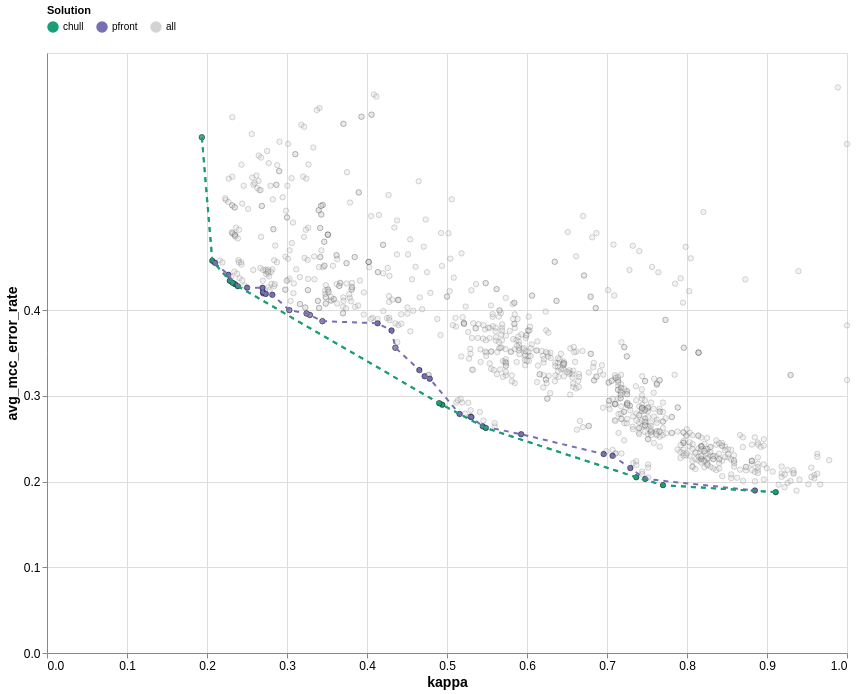

The cell this chart's notebook holds for it:
### Code cell
fold = 'fold_0'
error_metric = 'mcc'  # 'mcc' or 'f1'
obj_1 = 'kappa' # mean_kappa or kappa
obj_2 = f'avg_{error_metric}_error_rate'
data = solutions_heterogeneous_df[solutions_heterogeneous_df['fold']==fold].copy()  # Use the first fold for visualization
per_fold_chart = draw_kappa_error_diagram(data, obj_1, obj_2)
per_fold_chart#.save('figures/per_fold_kappa_error_chart_mcc.pdf')

### Figure 1 — Vega-Lite specification as saved in the notebook (floating-point values rounded to 4 significant figures; data arrays with more than 128 entries replaced by an {"elided": "..."} marker saying what was removed)
{"config": {"view": {"continuousWidth": 300, "continuousHeight": 300}, "axis": {"labelFontSize": 12, "titleFontSize": 14}}, "layer": [{"data": {"name": "data-058bbf3485d831b9eed5687ad58cf78c"}, "mark": {"type": "circle", "size": 30, "stroke": "black", "strokeWidth": 0.5}, "encoding": {"color": {"field": "color_label", "legend": {"orient": "top", "title": "Solution"}, "scale": {"domain": ["chull", "pfront", "all"], "range": ["#1b9e77", "#7570b3", "lightgrey"]}, "type": "nominal"}, "opacity": {"condition": {"test": "(datum.color_label === 'all')", "value": 0.3}, "value": 1.0}, "tooltip": [{"field": "pair_id", "type": "nominal"}, {"field": "kappa", "type": "quantitative"}, {"field": "avg_mcc_error_rate", "type": "quantitative"}, {"field": "Adjusted_RV", "type": "quantitative"}], "x": {"axis": {"values": [0.0, 0.1, 0.2, 0.3, 0.4, 0.5, 0.6, 0.7, 0.8, 0.9, 1.0]}, "field": "kappa", "title": "kappa", "type": "quantitative"}, "y": {"axis": {"values": [0, 0.1, 0.2, 0.3, 0.4]}, "field": "avg_mcc_error_rate", "title": "avg_mcc_error_rate", "type": "quantitative"}}}, {"data": {"name": "data-12754afeaa11b510e9b434599bf7ab4c"}, "mark": {"type": "line", "point": false, "strokeDash": [5, 5]}, "encoding": {"color": {"field": "color_label", "legend": {"orient": "top", "title": "Solution"}, "scale": {"domain": ["chull", "pfront", "all"], "range": ["#1b9e77", "#7570b3", "lightgrey"]}, "type": "nominal"}, "tooltip": [{"field": "pair_id", "type": "nominal"}, {"field": "kappa", "type": "quantitative"}, {"field": "avg_mcc_error_rate", "type": "quantitative"}, {"field": "Adjusted_RV", "type": "quantitative"}], "x": {"axis": {"values": [0.0, 0.1, 0.2, 0.3, 0.4, 0.5, 0.6, 0.7, 0.8, 0.9, 1.0]}, "field": "kappa", "title": "kappa", "type": "quantitative"}, "y": {"axis": {"values": [0, 0.1, 0.2, 0.3, 0.4]}, "field": "avg_mcc_error_rate", "title": "avg_mcc_error_rate", "type": "quantitative"}}}, {"data": {"name": "data-472146b43ea81f0a76e1a65a727daaf2"}, "mark": {"type": "line", "point": false, "strokeDash": [5, 5]}, "encoding": {"color": {"field": "color_label", "legend": {"orient": "top", "title": "Solution"}, "scale": {"domain": ["chull", "pfront", "all"], "range": ["#1b9e77", "#7570b3", "lightgrey"]}, "type": "nominal"}, "tooltip": [{"field": "pair_id", "type": "nominal"}, {"field": "kappa", "type": "quantitative"}, {"field": "avg_mcc_error_rate", "type": "quantitative"}, {"field": "Adjusted_RV", "type": "quantitative"}], "x": {"axis": {"values": [0.0, 0.1, 0.2, 0.3, 0.4, 0.5, 0.6, 0.7, 0.8, 0.9, 1.0]}, "field": "kappa", "title": "kappa", "type": "quantitative"}, "y": {"axis": {"values": [0, 0.1, 0.2, 0.3, 0.4]}, "field": "avg_mcc_error_rate", "title": "avg_mcc_error_rate", "type": "quantitative"}}}], "height": 600, "width": 800, "$schema": "https://vega.github.io/schema/vega-lite/v6.4.1.json", "datasets": {"data-058bbf3485d831b9eed5687ad58cf78c": {"elided": "946 records"}, "data-12754afeaa11b510e9b434599bf7ab4c": [{"fold": "fold_0", "pair_id": "Kmer-1/RandomForest&Kmer-5/SVM", "pair_1": "Kmer-1/RandomForest", "pair_2": "Kmer-5/SVM", "kappa": 0.3286, "mcc_error_rate_1": 0.5938, "f1_error_rate_1": 0.2835, "mcc_error_rate_2": 0.1949, "f1_error_rate_2": 0.09833, "avg_mcc_error_rate": 0.3944, "avg_f1_error_rate": 0.1909, "Adjusted_RV": 0.9444, "pfront": 16, "chull_complete": -1, "chull": -1, "dataname": "benbow", "color_label": "pfront"}, {"fold": "fold_0", "pair_id": "Kmer-1/RandomForest&Kmer-6/SVM", "pair_1": "Kmer-1/RandomForest", "pair_2": "Kmer-6/SVM", "kappa": 0.3245, "mcc_error_rate_1": 0.5938, "f1_error_rate_1": 0.2835, "mcc_error_rate_2": 0.1984, "f1_error_rate_2": 0.1, "avg_mcc_error_rate": 0.3961, "avg_f1_error_rate": 0.1917, "Adjusted_RV": 0.9235, "pfront": 15, "chull_complete": -1, "chull": -1, "dataname": "benbow", "color_label": "pfront"}, {"fold": "fold_0", "pair_id": "Kmer-1/RandomForest&Kmer-7/SVM", "pair_1": "Kmer-1/RandomForest", "pair_2": "Kmer-7/SVM", "kappa": 0.3443, "mcc_error_rate_1": 0.5938, "f1_error_rate_1": 0.2835, "mcc_error_rate_2": 0.1804, "f1_error_rate_2": 0.09125, "avg_mcc_error_rate": 0.3871, "avg_f1_error_rate": 0.1874, "Adjusted_RV": 0.8903, "pfront": 17, "chull_complete": -1, "chull": -1, "dataname": "benbow", "color_label": "pfront"}, {"fold": "fold_0", "pair_id": "Kmer-1/RandomForest&TCC/RandomForest", "pair_1": "Kmer-1/RandomForest", "pair_2": "TCC/RandomForest", "kappa": 0.1936, "mcc_error_rate_1": 0.5938, "f1_error_rate_1": 0.2835, "mcc_error_rate_2": 0.6094, "f1_error_rate_2": 0.3166, "avg_mcc_error_rate": 0.6016, "avg_f1_error_rate": 0.3, "Adjusted_RV": 0.9093, "pfront": 0, "chull_complete": 4, "chull": 0, "dataname": "benbow", "color_label": "chull"}, {"fold": "fold_0", "pair_id": "Kmer-1/RandomForest&RCKmer-7/SVM", "pair_1": "Kmer-1/RandomForest", "pair_2": "RCKmer-7/SVM", "kappa": 0.3029, "mcc_error_rate_1": 0.5938, "f1_error_rate_1": 0.2835, "mcc_error_rate_2": 0.2062, "f1_error_rate_2": 0.1041, "avg_mcc_error_rate": 0.4, "avg_f1_error_rate": 0.1938, "Adjusted_RV": 0.8925, "pfront": 14, "chull_complete": -1, "chull": -1, "dataname": "benbow", "color_label": "pfront"}, {"fold": "fold_0", "pair_id": "Kmer-4/SVM&Kmer-7/SVM", "pair_1": "Kmer-4/SVM", "pair_2": "Kmer-7/SVM", "kappa": 0.8849, "mcc_error_rate_1": 0.1988, "f1_error_rate_1": 0.1004, "mcc_error_rate_2": 0.1804, "f1_error_rate_2": 0.09125, "avg_mcc_error_rate": 0.1896, "avg_f1_error_rate": 0.09581, "Adjusted_RV": 0.9747, "pfront": 38, "chull_complete": -1, "chull": -1, "dataname": "benbow", "color_label": "pfront"}, {"fold": "fold_0", "pair_id": "Kmer-4/SVM&Mismatch/RandomForest", "pair_1": "Kmer-4/SVM", "pair_2": "Mismatch/RandomForest", "kappa": 0.5447, "mcc_error_rate_1": 0.1988, "f1_error_rate_1": 0.1004, "mcc_error_rate_2": 0.3301, "f1_error_rate_2": 0.1755, "avg_mcc_error_rate": 0.2644, "avg_f1_error_rate": 0.138, "Adjusted_RV": 0.06116, "pfront": 29, "chull_complete": -1, "chull": -1, "dataname": "benbow", "color_label": "pfront"}, {"fold": "fold_0", "pair_id": "Kmer-4/SVM&Subsequence/RandomForest", "pair_1": "Kmer-4/SVM", "pair_2": "Subsequence/RandomForest", "kappa": 0.7366, "mcc_error_rate_1": 0.1988, "f1_error_rate_1": 0.1004, "mcc_error_rate_2": 0.2113, "f1_error_rate_2": 0.1078, "avg_mcc_error_rate": 0.205, "avg_f1_error_rate": 0.1041, "Adjusted_RV": 0.1538, "pfront": 35, "chull_complete": 12, "chull": 8, "dataname": "benbow", "color_label": "chull"}, {"fold": "fold_0", "pair_id": "Kmer-5/SVM&Kmer-7/SVM", "pair_1": "Kmer-5/SVM", "pair_2": "Kmer-7/SVM", "kappa": 0.9109, "mcc_error_rate_1": 0.1949, "f1_error_rate_1": 0.09833, "mcc_error_rate_2": 0.1804, "f1_error_rate_2": 0.09125, "avg_mcc_error_rate": 0.1876, "avg_f1_error_rate": 0.09479, "Adjusted_RV": 0.9879, "pfront": 39, "chull_complete": 14, "chull": 10, "dataname": "benbow", "color_label": "chull"}, {"fold": "fold_0", "pair_id": "Kmer-5/SVM&Z_curve_9bit/RandomForest", "pair_1": "Kmer-5/SVM", "pair_2": "Z_curve_9bit/RandomForest", "kappa": 0.2817, "mcc_error_rate_1": 0.1949, "f1_error_rate_1": 0.09833, "mcc_error_rate_2": 0.6409, "f1_error_rate_2": 0.3129, "avg_mcc_error_rate": 0.4179, "avg_f1_error_rate": 0.2056, "Adjusted_RV": 0.9376, "pfront": 13, "chull_complete": -1, "chull": -1, "dataname": "benbow", "color_label": "pfront"}, {"fold": "fold_0", "pair_id": "Kmer-5/SVM&Mismatch/RandomForest", "pair_1": "Kmer-5/SVM", "pair_2": "Mismatch/RandomForest", "kappa": 0.5486, "mcc_error_rate_1": 0.1949, "f1_error_rate_1": 0.09833, "mcc_error_rate_2": 0.3301, "f1_error_rate_2": 0.1755, "avg_mcc_error_rate": 0.2625, "avg_f1_error_rate": 0.1369, "Adjusted_RV": 0.0594, "pfront": 30, "chull_complete": 11, "chull": 7, "dataname": "benbow", "color_label": "chull"}, {"fold": "fold_0", "pair_id": "Kmer-5/SVM&Subsequence/RandomForest", "pair_1": "Kmer-5/SVM", "pair_2": "Subsequence/RandomForest", "kappa": 0.7477, "mcc_error_rate_1": 0.1949, "f1_error_rate_1": 0.09833, "mcc_error_rate_2": 0.2113, "f1_error_rate_2": 0.1078, "avg_mcc_error_rate": 0.2031, "avg_f1_error_rate": 0.103, "Adjusted_RV": 0.1506, "pfront": 36, "chull_complete": -1, "chull": -1, "dataname": "benbow", "color_label": "pfront"}, {"fold": "fold_0", "pair_id": "Kmer-5/SVM&RCKmer-1/SVM", "pair_1": "Kmer-5/SVM", "pair_2": "RCKmer-1/SVM", "kappa": 0.2502, "mcc_error_rate_1": 0.1949, "f1_error_rate_1": 0.09833, "mcc_error_rate_2": 0.6575, "f1_error_rate_2": 0.3125, "avg_mcc_error_rate": 0.4262, "avg_f1_error_rate": 0.2054, "Adjusted_RV": 0.9432, "pfront": 8, "chull_complete": -1, "chull": -1, "dataname": "benbow", "color_label": "pfront"}, {"fold": "fold_0", "pair_id": "Kmer-6/SVM&Z_curve_9bit/RandomForest", "pair_1": "Kmer-6/SVM", "pair_2": "Z_curve_9bit/RandomForest", "kappa": 0.2703, "mcc_error_rate_1": 0.1984, "f1_error_rate_1": 0.1, "mcc_error_rate_2": 0.6409, "f1_error_rate_2": 0.3129, "avg_mcc_error_rate": 0.4196, "avg_f1_error_rate": 0.2065, "Adjusted_RV": 0.917, "pfront": 11, "chull_complete": -1, "chull": -1, "dataname": "benbow", "color_label": "pfront"}, {"fold": "fold_0", "pair_id": "Kmer-6/SVM&GC/SVM", "pair_1": "Kmer-6/SVM", "pair_2": "GC/SVM", "kappa": 0.2351, "mcc_error_rate_1": 0.1984, "f1_error_rate_1": 0.1, "mcc_error_rate_2": 0.6622, "f1_error_rate_2": 0.3159, "avg_mcc_error_rate": 0.4303, "avg_f1_error_rate": 0.2079, "Adjusted_RV": 0.9222, "pfront": 6, "chull_complete": -1, "chull": -1, "dataname": "benbow", "color_label": "pfront"}, {"fold": "fold_0", "pair_id": "Kmer-6/SVM&RCKmer-1/SVM", "pair_1": "Kmer-6/SVM", "pair_2": "RCKmer-1/SVM", "kappa": 0.2385, "mcc_error_rate_1": 0.1984, "f1_error_rate_1": 0.1, "mcc_error_rate_2": 0.6575, "f1_error_rate_2": 0.3125, "avg_mcc_error_rate": 0.4279, "avg_f1_error_rate": 0.2062, "Adjusted_RV": 0.9222, "pfront": 7, "chull_complete": 8, "chull": 4, "dataname": "benbow", "color_label": "chull"}, {"fold": "fold_0", "pair_id": "Kmer-7/SVM&GC/SVM", "pair_1": "Kmer-7/SVM", "pair_2": "GC/SVM", "kappa": 0.27, "mcc_error_rate_1": 0.1804, "f1_error_rate_1": 0.09125, "mcc_error_rate_2": 0.6622, "f1_error_rate_2": 0.3159, "avg_mcc_error_rate": 0.4213, "avg_f1_error_rate": 0.2036, "Adjusted_RV": 0.8891, "pfront": 10, "chull_complete": -1, "chull": -1, "dataname": "benbow", "color_label": "pfront"}, {"fold": "fold_0", "pair_id": "Kmer-7/SVM&Mismatch/RandomForest", "pair_1": "Kmer-7/SVM", "pair_2": "Mismatch/RandomForest", "kappa": 0.5927, "mcc_error_rate_1": 0.1804, "f1_error_rate_1": 0.09125, "mcc_error_rate_2": 0.3301, "f1_error_rate_2": 0.1755, "avg_mcc_error_rate": 0.2553, "avg_f1_error_rate": 0.1334, "Adjusted_RV": 0.05532, "pfront": 31, "chull_complete": -1, "chull": -1, "dataname": "benbow", "color_label": "pfront"}, {"fold": "fold_0", "pair_id": "Kmer-7/SVM&Subsequence/RandomForest", "pair_1": "Kmer-7/SVM", "pair_2": "Subsequence/RandomForest", "kappa": 0.77, "mcc_error_rate_1": 0.1804, "f1_error_rate_1": 0.09125, "mcc_error_rate_2": 0.2113, "f1_error_rate_2": 0.1078, "avg_mcc_error_rate": 0.1958, "avg_f1_error_rate": 0.0995, "Adjusted_RV": 0.1422, "pfront": 37, "chull_complete": 13, "chull": 9, "dataname": "benbow", "color_label": "chull"}, {"fold": "fold_0", "pair_id": "Kmer-7/SVM&RCKmer-1/SVM", "pair_1": "Kmer-7/SVM", "pair_2": "RCKmer-1/SVM", "kappa": 0.2735, "mcc_error_rate_1": 0.1804, "f1_error_rate_1": 0.09125, "mcc_error_rate_2": 0.6575, "f1_error_rate_2": 0.3125, "avg_mcc_error_rate": 0.419, "avg_f1_error_rate": 0.2019, "Adjusted_RV": 0.8891, "pfront": 12, "chull_complete": -1, "chull": -1, "dataname": "benbow", "color_label": "pfront"}, {"fold": "fold_0", "pair_id": "PCPseDNC/RandomForest&Mismatch/RandomForest", "pair_1": "PCPseDNC/RandomForest", "pair_2": "Mismatch/RandomForest", "kappa": 0.4355, "mcc_error_rate_1": 0.3822, "f1_error_rate_1": 0.1898, "mcc_error_rate_2": 0.3301, "f1_error_rate_2": 0.1755, "avg_mcc_error_rate": 0.3562, "avg_f1_error_rate": 0.1827, "Adjusted_RV": 0.06348, "pfront": 20, "chull_complete": -1, "chull": -1, "dataname": "benbow", "color_label": "pfront"}, {"fold": "fold_0", "pair_id": "DAC/RandomForest&Mismatch/RandomForest", "pair_1": "DAC/RandomForest", "pair_2": "Mismatch/RandomForest", "kappa": 0.4307, "mcc_error_rate_1": 0.4225, "f1_error_rate_1": 0.2064, "mcc_error_rate_2": 0.3301, "f1_error_rate_2": 0.1755, "avg_mcc_error_rate": 0.3763, "avg_f1_error_rate": 0.191, "Adjusted_RV": 0.04756, "pfront": 19, "chull_complete": -1, "chull": -1, "dataname": "benbow", "color_label": "pfront"}, {"fold": "fold_0", "pair_id": "DPCP/RandomForest&Mismatch/RandomForest", "pair_1": "DPCP/RandomForest", "pair_2": "Mismatch/RandomForest", "kappa": 0.4654, "mcc_error_rate_1": 0.3301, "f1_error_rate_1": 0.1682, "mcc_error_rate_2": 0.3301, "f1_error_rate_2": 0.1755, "avg_mcc_error_rate": 0.3301, "avg_f1_error_rate": 0.1719, "Adjusted_RV": 0.06231, "pfront": 21, "chull_complete": -1, "chull": -1, "dataname": "benbow", "color_label": "pfront"}, {"fold": "fold_0", "pair_id": "Moran/RandomForest&Mismatch/RandomForest", "pair_1": "Moran/RandomForest", "pair_2": "Mismatch/RandomForest", "kappa": 0.4132, "mcc_error_rate_1": 0.4393, "f1_error_rate_1": 0.2134, "mcc_error_rate_2": 0.3301, "f1_error_rate_2": 0.1755, "avg_mcc_error_rate": 0.3847, "avg_f1_error_rate": 0.1945, "Adjusted_RV": 0.02103, "pfront": 18, "chull_complete": -1, "chull": -1, "dataname": "benbow", "color_label": "pfront"}, {"fold": "fold_0", "pair_id": "PseEIIP/SVM&Mismatch/RandomForest", "pair_1": "PseEIIP/SVM", "pair_2": "Mismatch/RandomForest", "kappa": 0.5296, "mcc_error_rate_1": 0.2214, "f1_error_rate_1": 0.1119, "mcc_error_rate_2": 0.3301, "f1_error_rate_2": 0.1755, "avg_mcc_error_rate": 0.2758, "avg_f1_error_rate": 0.1437, "Adjusted_RV": 0.0637, "pfront": 27, "chull_complete": -1, "chull": -1, "dataname": "benbow", "color_label": "pfront"}, {"fold": "fold_0", "pair_id": "TPCP/RandomForest&Mismatch/RandomForest", "pair_1": "TPCP/RandomForest", "pair_2": "Mismatch/RandomForest", "kappa": 0.4942, "mcc_error_rate_1": 0.2489, "f1_error_rate_1": 0.1245, "mcc_error_rate_2": 0.3301, "f1_error_rate_2": 0.1755, "avg_mcc_error_rate": 0.2895, "avg_f1_error_rate": 0.15, "Adjusted_RV": 0.06614, "pfront": 25, "chull_complete": 10, "chull": 6, "dataname": "benbow", "color_label": "chull"}, {"fold": "fold_0", "pair_id": "TPCP/RandomForest&Subsequence/RandomForest", "pair_1": "TPCP/RandomForest", "pair_2": "Subsequence/RandomForest", "kappa": 0.707, "mcc_error_rate_1": 0.2489, "f1_error_rate_1": 0.1245, "mcc_error_rate_2": 0.2113, "f1_error_rate_2": 0.1078, "avg_mcc_error_rate": 0.2301, "avg_f1_error_rate": 0.1161, "Adjusted_RV": 0.1603, "pfront": 33, "chull_complete": -1, "chull": -1, "dataname": "benbow", "color_label": "pfront"}, {"fold": "fold_0", "pair_id": "Z_curve_12bit/RandomForest&Mismatch/RandomForest", "pair_1": "Z_curve_12bit/RandomForest", "pair_2": "Mismatch/RandomForest", "kappa": 0.472, "mcc_error_rate_1": 0.3158, "f1_error_rate_1": 0.1575, "mcc_error_rate_2": 0.3301, "f1_error_rate_2": 0.1755, "avg_mcc_error_rate": 0.323, "avg_f1_error_rate": 0.1665, "Adjusted_RV": 0.06133, "pfront": 22, "chull_complete": -1, "chull": -1, "dataname": "benbow", "color_label": "pfront"}, {"fold": "fold_0", "pair_id": "Z_curve_9bit/RandomForest&Subsequence/RandomForest", "pair_1": "Z_curve_9bit/RandomForest", "pair_2": "Subsequence/RandomForest", "kappa": 0.2694, "mcc_error_rate_1": 0.6409, "f1_error_rate_1": 0.3129, "mcc_error_rate_2": 0.2113, "f1_error_rate_2": 0.1078, "avg_mcc_error_rate": 0.4261, "avg_f1_error_rate": 0.2104, "Adjusted_RV": 0.1572, "pfront": 9, "chull_complete": -1, "chull": -1, "dataname": "benbow", "color_label": "pfront"}, {"fold": "fold_0", "pair_id": "GC/SVM&RCKmer-3/RandomForest", "pair_1": "GC/SVM", "pair_2": "RCKmer-3/RandomForest", "kappa": 0.2066, "mcc_error_rate_1": 0.6622, "f1_error_rate_1": 0.3159, "mcc_error_rate_2": 0.2529, "f1_error_rate_2": 0.1266, "avg_mcc_error_rate": 0.4576, "avg_f1_error_rate": 0.2212, "Adjusted_RV": 0.9813, "pfront": 1, "chull_complete": 5, "chull": 1, "dataname": "benbow", "color_label": "chull"}, {"fold": "fold_0", "pair_id": "GC/SVM&RCKmer-5/SVM", "pair_1": "GC/SVM", "pair_2": "RCKmer-5/SVM", "kappa": 0.2267, "mcc_error_rate_1": 0.6622, "f1_error_rate_1": 0.3159, "mcc_error_rate_2": 0.2202, "f1_error_rate_2": 0.1107, "avg_mcc_error_rate": 0.4412, "avg_f1_error_rate": 0.2133, "Adjusted_RV": 0.945, "pfront": 3, "chull_complete": -1, "chull": -1, "dataname": "benbow", "color_label": "pfront"}, {"fold": "fold_0", "pair_id": "GC/SVM&RCKmer-7/SVM", "pair_1": "GC/SVM", "pair_2": "RCKmer-7/SVM", "kappa": 0.2285, "mcc_error_rate_1": 0.6622, "f1_error_rate_1": 0.3159, "mcc_error_rate_2": 0.2062, "f1_error_rate_2": 0.1041, "avg_mcc_error_rate": 0.4342, "avg_f1_error_rate": 0.21, "Adjusted_RV": 0.8936, "pfront": 4, "chull_complete": 6, "chull": 2, "dataname": "benbow", "color_label": "chull"}, {"fold": "fold_0", "pair_id": "Mismatch/RandomForest&RCKmer-2/RandomForest", "pair_1": "Mismatch/RandomForest", "pair_2": "RCKmer-2/RandomForest", "kappa": 0.4784, "mcc_error_rate_1": 0.3301, "f1_error_rate_1": 0.1755, "mcc_error_rate_2": 0.3098, "f1_error_rate_2": 0.1556, "avg_mcc_error_rate": 0.32, "avg_f1_error_rate": 0.1655, "Adjusted_RV": 0.06455, "pfront": 23, "chull_complete": -1, "chull": -1, "dataname": "benbow", "color_label": "pfront"}, {"fold": "fold_0", "pair_id": "Mismatch/RandomForest&RCKmer-3/RandomForest", "pair_1": "Mismatch/RandomForest", "pair_2": "RCKmer-3/RandomForest", "kappa": 0.4903, "mcc_error_rate_1": 0.3301, "f1_error_rate_1": 0.1755, "mcc_error_rate_2": 0.2529, "f1_error_rate_2": 0.1266, "avg_mcc_error_rate": 0.2915, "avg_f1_error_rate": 0.1511, "Adjusted_RV": 0.06271, "pfront": 24, "chull_complete": 9, "chull": 5, "dataname": "benbow", "color_label": "chull"}, {"fold": "fold_0", "pair_id": "Mismatch/RandomForest&RCKmer-4/RandomForest", "pair_1": "Mismatch/RandomForest", "pair_2": "RCKmer-4/RandomForest", "kappa": 0.5157, "mcc_error_rate_1": 0.3301, "f1_error_rate_1": 0.1755, "mcc_error_rate_2": 0.2276, "f1_error_rate_2": 0.1144, "avg_mcc_error_rate": 0.2789, "avg_f1_error_rate": 0.145, "Adjusted_RV": 0.06204, "pfront": 26, "chull_complete": -1, "chull": -1, "dataname": "benbow", "color_label": "pfront"}, {"fold": "fold_0", "pair_id": "Mismatch/RandomForest&RCKmer-5/SVM", "pair_1": "Mismatch/RandomForest", "pair_2": "RCKmer-5/SVM", "kappa": 0.5305, "mcc_error_rate_1": 0.3301, "f1_error_rate_1": 0.1755, "mcc_error_rate_2": 0.2202, "f1_error_rate_2": 0.1107, "avg_mcc_error_rate": 0.2751, "avg_f1_error_rate": 0.1431, "Adjusted_RV": 0.05933, "pfront": 28, "chull_complete": -1, "chull": -1, "dataname": "benbow", "color_label": "pfront"}, {"fold": "fold_0", "pair_id": "Subsequence/RandomForest&RCKmer-3/RandomForest", "pair_1": "Subsequence/RandomForest", "pair_2": "RCKmer-3/RandomForest", "kappa": 0.6958, "mcc_error_rate_1": 0.2113, "f1_error_rate_1": 0.1078, "mcc_error_rate_2": 0.2529, "f1_error_rate_2": 0.1266, "avg_mcc_error_rate": 0.2321, "avg_f1_error_rate": 0.1172, "Adjusted_RV": 0.156, "pfront": 32, "chull_complete": -1, "chull": -1, "dataname": "benbow", "color_label": "pfront"}, {"fold": "fold_0", "pair_id": "Subsequence/RandomForest&RCKmer-5/SVM", "pair_1": "Subsequence/RandomForest", "pair_2": "RCKmer-5/SVM", "kappa": 0.7292, "mcc_error_rate_1": 0.2113, "f1_error_rate_1": 0.1078, "mcc_error_rate_2": 0.2202, "f1_error_rate_2": 0.1107, "avg_mcc_error_rate": 0.2157, "avg_f1_error_rate": 0.1092, "Adjusted_RV": 0.1503, "pfront": 34, "chull_complete": -1, "chull": -1, "dataname": "benbow", "color_label": "pfront"}, {"fold": "fold_0", "pair_id": "RCKmer-1/SVM&RCKmer-3/RandomForest", "pair_1": "RCKmer-1/SVM", "pair_2": "RCKmer-3/RandomForest", "kappa": 0.2099, "mcc_error_rate_1": 0.6575, "f1_error_rate_1": 0.3125, "mcc_error_rate_2": 0.2529, "f1_error_rate_2": 0.1266, "avg_mcc_error_rate": 0.4552, "avg_f1_error_rate": 0.2196, "Adjusted_RV": 0.9813, "pfront": 2, "chull_complete": -1, "chull": -1, "dataname": "benbow", "color_label": "pfront"}, {"fold": "fold_0", "pair_id": "RCKmer-1/SVM&RCKmer-7/SVM", "pair_1": "RCKmer-1/SVM", "pair_2": "RCKmer-7/SVM", "kappa": 0.232, "mcc_error_rate_1": 0.6575, "f1_error_rate_1": 0.3125, "mcc_error_rate_2": 0.2062, "f1_error_rate_2": 0.1041, "avg_mcc_error_rate": 0.4319, "avg_f1_error_rate": 0.2083, "Adjusted_RV": 0.8936, "pfront": 5, "chull_complete": 7, "chull": 3, "dataname": "benbow", "color_label": "chull"}], "data-472146b43ea81f0a76e1a65a727daaf2": [{"fold": "fold_0", "pair_id": "Kmer-1/RandomForest&TCC/RandomForest", "pair_1": "Kmer-1/RandomForest", "pair_2": "TCC/RandomForest", "kappa": 0.1936, "mcc_error_rate_1": 0.5938, "f1_error_rate_1": 0.2835, "mcc_error_rate_2": 0.6094, "f1_error_rate_2": 0.3166, "avg_mcc_error_rate": 0.6016, "avg_f1_error_rate": 0.3, "Adjusted_RV": 0.9093, "pfront": 0, "chull_complete": 4, "chull": 0, "dataname": "benbow", "color_label": "chull"}, {"fold": "fold_0", "pair_id": "Kmer-4/SVM&Subsequence/RandomForest", "pair_1": "Kmer-4/SVM", "pair_2": "Subsequence/RandomForest", "kappa": 0.7366, "mcc_error_rate_1": 0.1988, "f1_error_rate_1": 0.1004, "mcc_error_rate_2": 0.2113, "f1_error_rate_2": 0.1078, "avg_mcc_error_rate": 0.205, "avg_f1_error_rate": 0.1041, "Adjusted_RV": 0.1538, "pfront": 35, "chull_complete": 12, "chull": 8, "dataname": "benbow", "color_label": "chull"}, {"fold": "fold_0", "pair_id": "Kmer-5/SVM&Kmer-7/SVM", "pair_1": "Kmer-5/SVM", "pair_2": "Kmer-7/SVM", "kappa": 0.9109, "mcc_error_rate_1": 0.1949, "f1_error_rate_1": 0.09833, "mcc_error_rate_2": 0.1804, "f1_error_rate_2": 0.09125, "avg_mcc_error_rate": 0.1876, "avg_f1_error_rate": 0.09479, "Adjusted_RV": 0.9879, "pfront": 39, "chull_complete": 14, "chull": 10, "dataname": "benbow", "color_label": "chull"}, {"fold": "fold_0", "pair_id": "Kmer-5/SVM&Mismatch/RandomForest", "pair_1": "Kmer-5/SVM", "pair_2": "Mismatch/RandomForest", "kappa": 0.5486, "mcc_error_rate_1": 0.1949, "f1_error_rate_1": 0.09833, "mcc_error_rate_2": 0.3301, "f1_error_rate_2": 0.1755, "avg_mcc_error_rate": 0.2625, "avg_f1_error_rate": 0.1369, "Adjusted_RV": 0.0594, "pfront": 30, "chull_complete": 11, "chull": 7, "dataname": "benbow", "color_label": "chull"}, {"fold": "fold_0", "pair_id": "Kmer-6/SVM&RCKmer-1/SVM", "pair_1": "Kmer-6/SVM", "pair_2": "RCKmer-1/SVM", "kappa": 0.2385, "mcc_error_rate_1": 0.1984, "f1_error_rate_1": 0.1, "mcc_error_rate_2": 0.6575, "f1_error_rate_2": 0.3125, "avg_mcc_error_rate": 0.4279, "avg_f1_error_rate": 0.2062, "Adjusted_RV": 0.9222, "pfront": 7, "chull_complete": 8, "chull": 4, "dataname": "benbow", "color_label": "chull"}, {"fold": "fold_0", "pair_id": "Kmer-7/SVM&Subsequence/RandomForest", "pair_1": "Kmer-7/SVM", "pair_2": "Subsequence/RandomForest", "kappa": 0.77, "mcc_error_rate_1": 0.1804, "f1_error_rate_1": 0.09125, "mcc_error_rate_2": 0.2113, "f1_error_rate_2": 0.1078, "avg_mcc_error_rate": 0.1958, "avg_f1_error_rate": 0.0995, "Adjusted_RV": 0.1422, "pfront": 37, "chull_complete": 13, "chull": 9, "dataname": "benbow", "color_label": "chull"}, {"fold": "fold_0", "pair_id": "TPCP/RandomForest&Mismatch/RandomForest", "pair_1": "TPCP/RandomForest", "pair_2": "Mismatch/RandomForest", "kappa": 0.4942, "mcc_error_rate_1": 0.2489, "f1_error_rate_1": 0.1245, "mcc_error_rate_2": 0.3301, "f1_error_rate_2": 0.1755, "avg_mcc_error_rate": 0.2895, "avg_f1_error_rate": 0.15, "Adjusted_RV": 0.06614, "pfront": 25, "chull_complete": 10, "chull": 6, "dataname": "benbow", "color_label": "chull"}, {"fold": "fold_0", "pair_id": "GC/SVM&RCKmer-3/RandomForest", "pair_1": "GC/SVM", "pair_2": "RCKmer-3/RandomForest", "kappa": 0.2066, "mcc_error_rate_1": 0.6622, "f1_error_rate_1": 0.3159, "mcc_error_rate_2": 0.2529, "f1_error_rate_2": 0.1266, "avg_mcc_error_rate": 0.4576, "avg_f1_error_rate": 0.2212, "Adjusted_RV": 0.9813, "pfront": 1, "chull_complete": 5, "chull": 1, "dataname": "benbow", "color_label": "chull"}, {"fold": "fold_0", "pair_id": "GC/SVM&RCKmer-7/SVM", "pair_1": "GC/SVM", "pair_2": "RCKmer-7/SVM", "kappa": 0.2285, "mcc_error_rate_1": 0.6622, "f1_error_rate_1": 0.3159, "mcc_error_rate_2": 0.2062, "f1_error_rate_2": 0.1041, "avg_mcc_error_rate": 0.4342, "avg_f1_error_rate": 0.21, "Adjusted_RV": 0.8936, "pfront": 4, "chull_complete": 6, "chull": 2, "dataname": "benbow", "color_label": "chull"}, {"fold": "fold_0", "pair_id": "Mismatch/RandomForest&RCKmer-3/RandomForest", "pair_1": "Mismatch/RandomForest", "pair_2": "RCKmer-3/RandomForest", "kappa": 0.4903, "mcc_error_rate_1": 0.3301, "f1_error_rate_1": 0.1755, "mcc_error_rate_2": 0.2529, "f1_error_rate_2": 0.1266, "avg_mcc_error_rate": 0.2915, "avg_f1_error_rate": 0.1511, "Adjusted_RV": 0.06271, "pfront": 24, "chull_complete": 9, "chull": 5, "dataname": "benbow", "color_label": "chull"}, {"fold": "fold_0", "pair_id": "RCKmer-1/SVM&RCKmer-7/SVM", "pair_1": "RCKmer-1/SVM", "pair_2": "RCKmer-7/SVM", "kappa": 0.232, "mcc_error_rate_1": 0.6575, "f1_error_rate_1": 0.3125, "mcc_error_rate_2": 0.2062, "f1_error_rate_2": 0.1041, "avg_mcc_error_rate": 0.4319, "avg_f1_error_rate": 0.2083, "Adjusted_RV": 0.8936, "pfront": 5, "chull_complete": 7, "chull": 3, "dataname": "benbow", "color_label": "chull"}]}}
